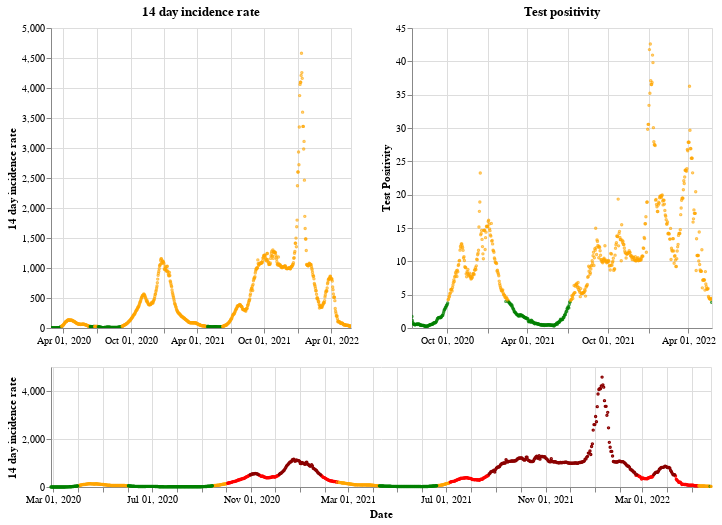

The code cell stored with this chart in its notebook:
### Markdown cell above
## Wales

### Code cell
plot_traffic_light('Wales')

### Figure 1 — Vega-Lite specification as saved in the notebook (floating-point values rounded to 4 significant figures; data arrays with more than 128 entries replaced by an {"elided": "..."} marker saying what was removed)
{"config": {"view": {"continuousWidth": 400, "continuousHeight": 300}}, "vconcat": [{"hconcat": [{"mark": {"type": "point", "size": 2}, "encoding": {"color": {"condition": {"value": "green", "test": "(datum.twoWeeklyCasesRate <= 25)"}, "value": "orange"}, "tooltip": [{"type": "nominal", "field": "areaName"}, {"type": "temporal", "field": "date"}, {"type": "quantitative", "field": "twoWeeklyCasesRate"}, {"type": "quantitative", "field": "testPositivity"}], "x": {"type": "temporal", "axis": {"title": ""}, "field": "date", "scale": {"domain": {"selection": "DateBrush"}}, "timeUnit": "yearmonthdate"}, "y": {"type": "quantitative", "axis": {"title": "14 day incidence rate"}, "field": "twoWeeklyCasesRate"}}, "title": "14 day incidence rate", "width": 300}, {"mark": {"type": "point", "size": 2}, "encoding": {"color": {"condition": {"value": "green", "test": "(datum.testPositivity <= 4)"}, "value": "orange"}, "tooltip": [{"type": "nominal", "field": "areaName"}, {"type": "temporal", "field": "date"}, {"type": "quantitative", "field": "twoWeeklyCasesRate"}, {"type": "quantitative", "field": "testPositivity"}], "x": {"type": "temporal", "axis": {"title": ""}, "field": "date", "scale": {"domain": {"selection": "DateBrush"}}, "timeUnit": "yearmonthdate"}, "y": {"type": "quantitative", "axis": {"title": "Test Positivity"}, "field": "testPositivity"}}, "title": "Test positivity", "width": 300}]}, {"layer": [{"mark": {"type": "point", "size": 2}, "encoding": {"color": {"condition": {"value": "orange", "test": "(((datum.testPositivity < 4) && (datum.twoWeeklyCasesRate >= 50)) && (datum.twoWeeklyCasesRate < 200))"}, "value": "red"}, "opacity": {"condition": {"value": 1, "test": "((datum.twoWeeklyCasesRate >= 50) && (datum.twoWeeklyCasesRate < 500))"}, "value": 0}, "tooltip": [{"type": "nominal", "field": "areaName"}, {"type": "temporal", "field": "date"}, {"type": "quantitative", "field": "twoWeeklyCasesRate"}, {"type": "quantitative", "field": "testPositivity"}], "x": {"type": "temporal", "axis": {"title": "Date"}, "field": "date", "timeUnit": "yearmonthdate"}, "y": {"type": "quantitative", "axis": {"title": "14 day incidence rate"}, "field": "twoWeeklyCasesRate"}}, "selection": {"DateBrush": {"type": "interval", "encodings": ["x"], "fields": ["Time"]}}}, {"mark": {"type": "point", "size": 2}, "encoding": {"color": {"value": "darkred"}, "opacity": {"condition": {"value": 1, "test": "(datum.twoWeeklyCasesRate >= 500)"}, "value": 0}, "tooltip": [{"type": "nominal", "field": "areaName"}, {"type": "temporal", "field": "date"}, {"type": "quantitative", "field": "twoWeeklyCasesRate"}, {"type": "quantitative", "field": "testPositivity"}], "x": {"type": "temporal", "axis": {"title": "Date"}, "field": "date", "timeUnit": "yearmonthdate"}, "y": {"type": "quantitative", "axis": {"title": "14 day incidence rate"}, "field": "twoWeeklyCasesRate"}}}, {"mark": {"type": "point", "size": 2}, "encoding": {"color": {"condition": {"value": "green", "test": "((datum.testPositivity < 4) && (datum.twoWeeklyCasesRate < 50))"}, "value": "orange"}, "opacity": {"condition": {"value": 1, "test": "(datum.twoWeeklyCasesRate < 50)"}, "value": 0}, "tooltip": [{"type": "nominal", "field": "areaName"}, {"type": "temporal", "field": "date"}, {"type": "quantitative", "field": "twoWeeklyCasesRate"}, {"type": "quantitative", "field": "testPositivity"}], "x": {"type": "temporal", "axis": {"title": "Date"}, "field": "date", "timeUnit": "yearmonthdate"}, "y": {"type": "quantitative", "axis": {"title": "14 day incidence rate"}, "field": "twoWeeklyCasesRate"}}}], "height": 120, "width": 660}], "data": {"name": "data-f4f55a5e29156e03970a3670de39935e"}, "$schema": "https://vega.github.io/schema/vega-lite/v4.8.1.json", "datasets": {"data-f4f55a5e29156e03970a3670de39935e": {"elided": "819 records"}}}
